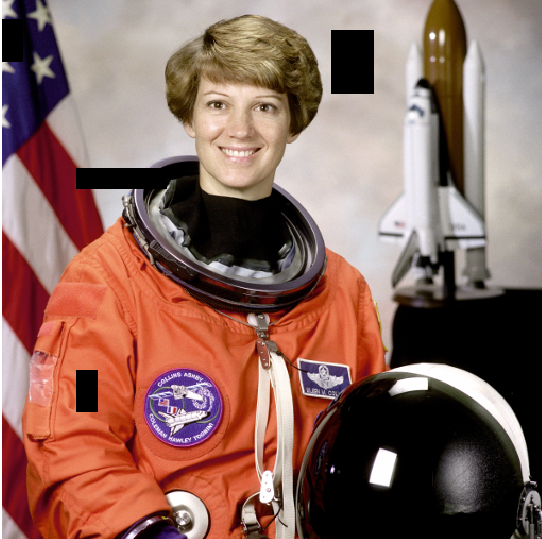
#> input picture 3/code/3/images/1.png, 542 x 539 px
$ jupyter execute --allow-errors solutions.ipynb   (older library calls are emulated)
#> lines starting #> are read from the running program, lines starting #| are printed output that depends on the picture; after the words box and inside, x2 and y2 are one past the last pixel; in counts of white or black regions, pixels touching at a corner belong together
[cell 1]
from skimage import color, data, io, filters, transform
import matplotlib.pyplot as plt

def show_image(image, title='Image', cmap_type='gray'):
    plt.figure(figsize=(8, 12))
    plt.imshow(image, cmap=cmap_type)
    plt.title(title)
    plt.axis('off')
    plt.show()

def plot_comparison(original, filtered, title_filtered):
    fig, (ax1, ax2) = \
        plt.subplots(ncols=2, figsize=(16, 12), sharex=True, sharey=True)
    ax1.imshow(original, cmap=plt.cm.gray)
    ax1.set_title('original')
    ax1.axis('off')
    ax2.imshow(filtered, cmap=plt.cm.gray)
    ax2.set_title(title_filtered)
    ax2.axis('off')

## 1. Let's restore a damaged image

In this exercise, we'll restore an image that has missing parts in it, using the `inpaint_biharmonic()` function.

[cell 2]
damaged_astronaut = io.imread('images/1.png')
#> damaged_astronaut is the input picture: shape (539, 542, 4); mean R, G, B, A 138, 102.5, 93.2, 254.1

[cell 3]
from skimage.restoration import inpaint
mask = color.rgb2gray(damaged_astronaut) == 0
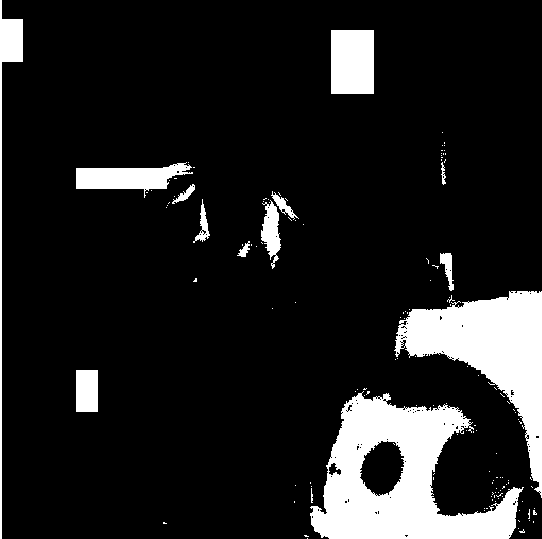
#> mask: shape (539, 542) bool; 12.8% white; 138 white regions (124 under 20 px), largest, box (x1, y1, x2, y2) and area: (310, 391, 524, 539) 16096, (394, 291, 542, 498) 11446, (331, 30, 374, 94) 2752
#> (the rest of this cell did not finish here and is left out)


$ run again, with 3/code/3/images/10.png copied over 3/code/3/images/1.png
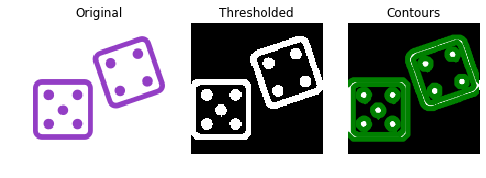
#> input picture 3/code/3/images/10.png, 486 x 178 px
#> damaged_astronaut is the input picture: shape (178, 486, 4); mean R, G, B, A 158, 162.8, 160.1, 112.1
#> `mask = color.rgb2gray(damaged_astronaut) == 0`:
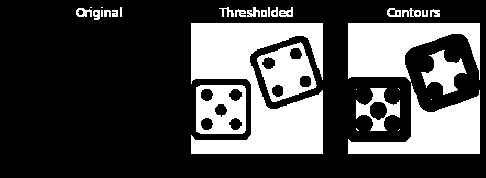
#> mask: shape (178, 486) bool; 29.2% white; 31 white regions (8 under 20 px), largest, box (x1, y1, x2, y2) and area: (191, 23, 323, 154) 9948, (348, 23, 480, 82) 4665, (348, 83, 480, 154) 4253

$ run again, with 3/code/3/images/9.png copied over 3/code/3/images/1.png
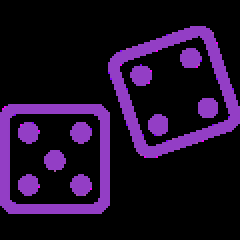
#> input picture 3/code/3/images/9.png, 120 x 120 px (shown 2 times larger)
#> damaged_astronaut is the input picture: shape (120, 120, 3); mean R, G, B 30, 12.5, 40.2
#> `mask = color.rgb2gray(damaged_astronaut) == 0`:
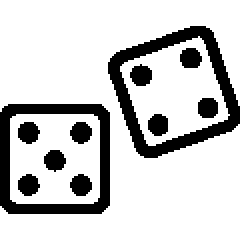
#> mask: shape (120, 120) bool (shown 2 times larger); 79.6% white; 11 black regions, largest, box (x1, y1, x2, y2) and area: (54, 13, 120, 79) 1135, (0, 52, 55, 107) 980, (9, 61, 20, 72) 93
